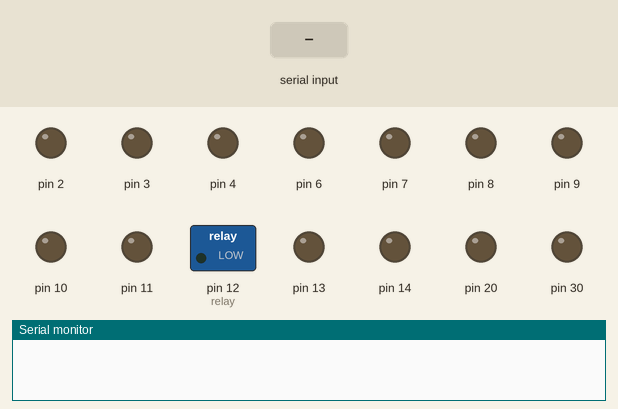
This sketch was run on a simulated Arduino Mega 2560, built with avr-gcc and run on an emulated ATmega2560. Shown: switched loads named in the sketch (green lamp = pin HIGH), output pins drawn as LEDs (lit = HIGH), the last lines printed to the serial monitor. Inputs (shaded band) come from the test bench.

Above: at 1.2 s.
1.3 s: "30,150\n" received over Serial
At 2.4 s:
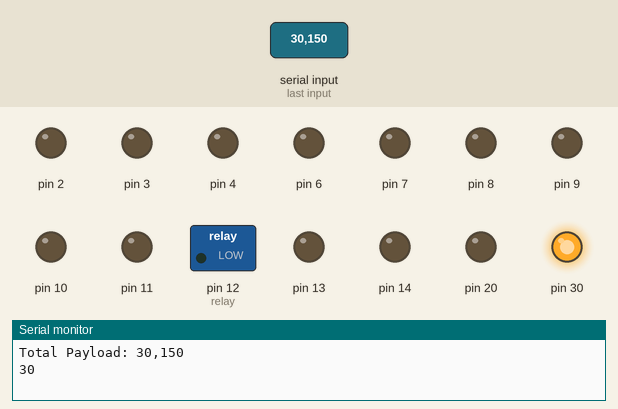
2.9 s: "5\n" received over Serial
At 4.0 s:
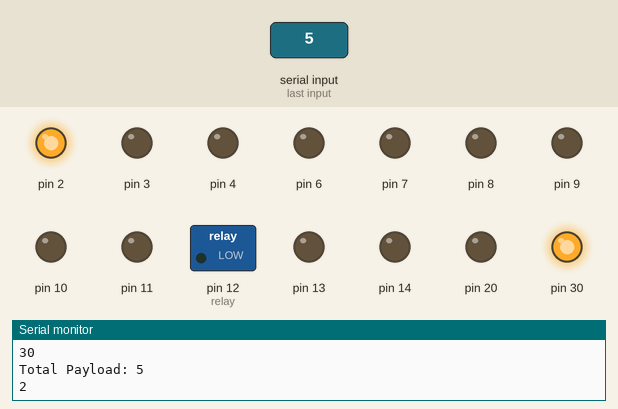
4.4 s: "200\n" received over Serial
At 5.6 s:
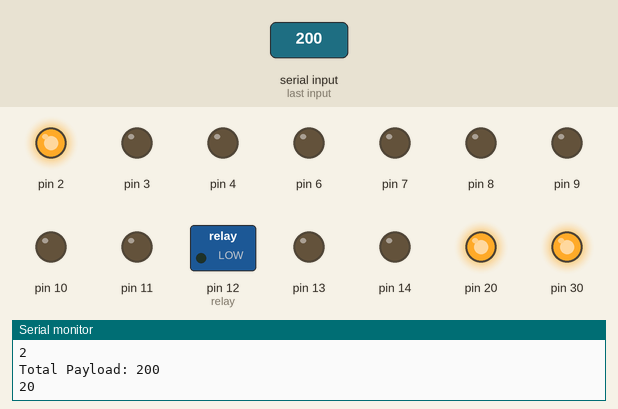
5.9 s: "30,150\n" received over Serial
At 6.3 s:
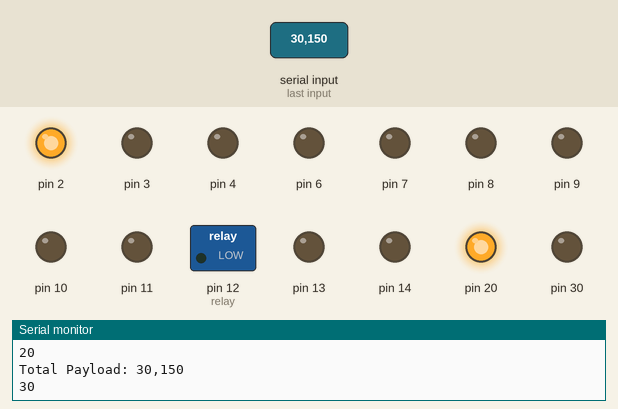
7.5 s: "5\n" received over Serial
At 7.9 s:
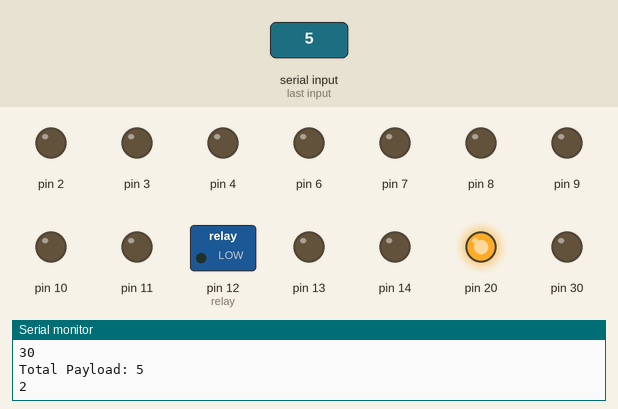
Timing chart, 0 to 10.0 s (numbered marks = the images above; inputs shaded):
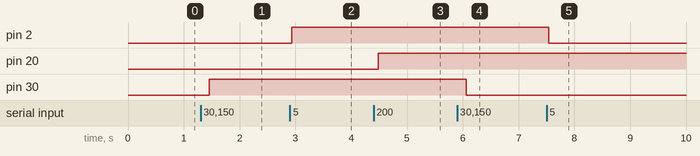

The sketch:

A_012_RFID_USART.ino
```cpp
#include <SPI.h>
#include <MFRC522.h>
#define SS_PIN 53
#define RST_PIN 5

MFRC522 mfrc522(SS_PIN, RST_PIN);

int relay = 12;
char payload[2] = {'\0', '\0'};
int filled = 0;

void setup() {
    pinMode(relay, OUTPUT);
    for (int i=1; i<=53; i++) {
        pinMode(i, OUTPUT);
    }
    Serial.begin(9600);
    SPI.begin();
    mfrc522.PCD_Init();
}

void loop() {
    if (Serial.available() > 0) {
        char new_byte = Serial.read();
        if (new_byte != 10) {
            payload[filled] = new_byte;
            filled++;
        } else {
            payload[filled] = '\0';
            filled = 0;
            Serial.print("Total Payload: ");
            Serial.println(payload);
            int pin = (payload[0] - 48) * 10 + (payload[1] - 48);
            if (pin > 0 && pin <= 53) {
                Serial.println(pin);
                digitalWrite(pin, !digitalRead(pin));
            }
        }
    }

    if ( mfrc522.PICC_IsNewCardPresent()) {
        if ( mfrc522.PICC_ReadCardSerial()) {
            bool cond = (
                mfrc522.uid.uidByte[0] == 0xC4 &&
                mfrc522.uid.uidByte[1] == 0x3F &&
                mfrc522.uid.uidByte[2] == 0x62 &&
                mfrc522.uid.uidByte[3] == 0xBB);
            if (cond) {
                digitalWrite(relay, !digitalRead(relay));
                delay(1000);
            }
        }
    }
}
```

Measured:
- after the input at 1.3 s, pin 30: LOW → HIGH after 0.15 s
- after the input at 2.9 s, pin 2: LOW → HIGH at once
- after the input at 4.4 s, pin 20: LOW → HIGH after 0.09 s
- after the input at 5.9 s, pin 30: HIGH → LOW after 0.17 s
- after the input at 7.5 s, pin 2: HIGH → LOW at once
